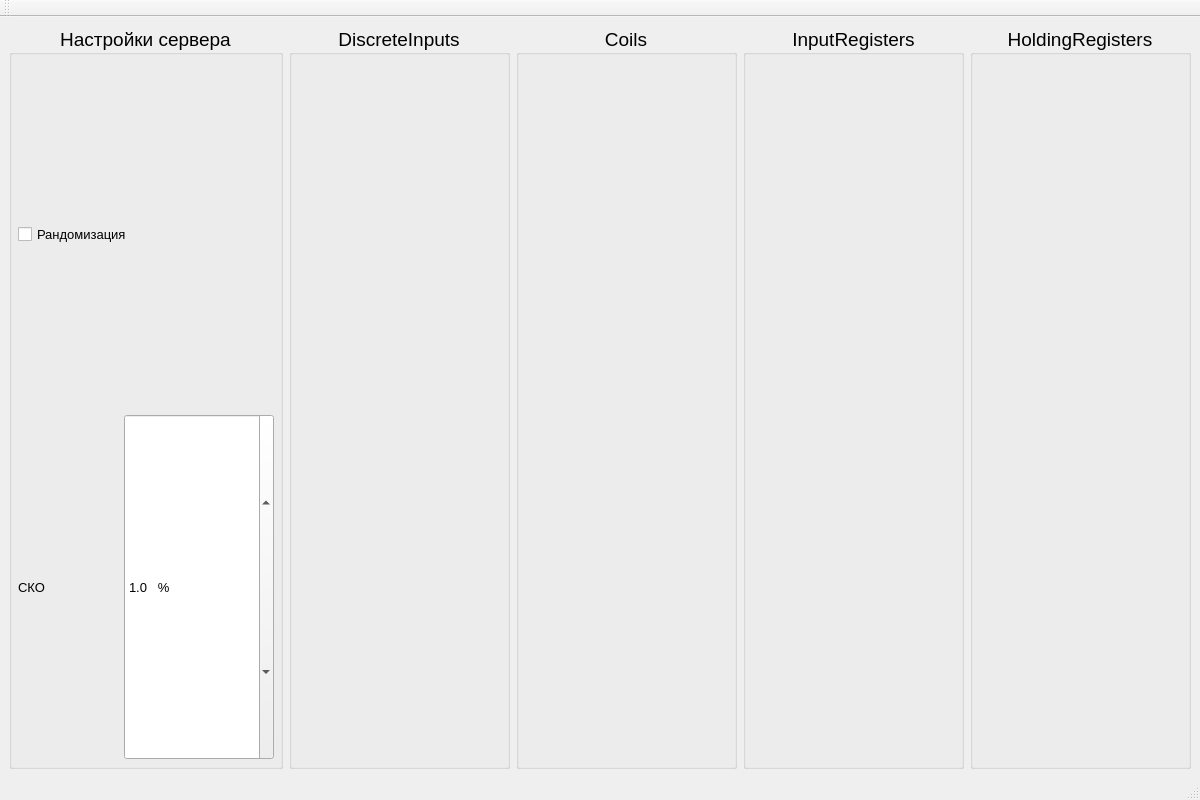
<?xml version="1.0" encoding="UTF-8"?>
<ui version="4.0">
 <class>MainWindow</class>
 <widget class="QMainWindow" name="MainWindow">
  <property name="geometry">
   <rect>
    <x>0</x>
    <y>0</y>
    <width>1200</width>
    <height>800</height>
   </rect>
  </property>
  <property name="sizePolicy">
   <sizepolicy hsizetype="Minimum" vsizetype="Minimum">
    <horstretch>0</horstretch>
    <verstretch>0</verstretch>
   </sizepolicy>
  </property>
  <property name="minimumSize">
   <size>
    <width>1200</width>
    <height>800</height>
   </size>
  </property>
  <property name="windowTitle">
   <string>MainWindow</string>
  </property>
  <property name="documentMode">
   <bool>false</bool>
  </property>
  <property name="dockNestingEnabled">
   <bool>true</bool>
  </property>
  <widget class="QWidget" name="centralwidget">
   <property name="sizePolicy">
    <sizepolicy hsizetype="Ignored" vsizetype="Ignored">
     <horstretch>0</horstretch>
     <verstretch>0</verstretch>
    </sizepolicy>
   </property>
   <layout class="QGridLayout" name="gridLayout_4">
    <item row="0" column="3" rowspan="5">
     <widget class="QGroupBox" name="gb3">
      <property name="sizePolicy">
       <sizepolicy hsizetype="MinimumExpanding" vsizetype="MinimumExpanding">
        <horstretch>0</horstretch>
        <verstretch>0</verstretch>
       </sizepolicy>
      </property>
      <property name="font">
       <font>
        <pointsize>14</pointsize>
       </font>
      </property>
      <property name="title">
       <string>InputRegisters</string>
      </property>
      <property name="alignment">
       <set>Qt::AlignCenter</set>
      </property>
     </widget>
    </item>
    <item row="0" column="1" rowspan="5">
     <widget class="QGroupBox" name="gb1">
      <property name="sizePolicy">
       <sizepolicy hsizetype="MinimumExpanding" vsizetype="MinimumExpanding">
        <horstretch>0</horstretch>
        <verstretch>0</verstretch>
       </sizepolicy>
      </property>
      <property name="font">
       <font>
        <pointsize>14</pointsize>
       </font>
      </property>
      <property name="title">
       <string>DiscreteInputs</string>
      </property>
      <property name="alignment">
       <set>Qt::AlignCenter</set>
      </property>
     </widget>
    </item>
    <item row="0" column="0" rowspan="5">
     <widget class="QGroupBox" name="gb_system_settings_2">
      <property name="font">
       <font>
        <pointsize>14</pointsize>
       </font>
      </property>
      <property name="title">
       <string>Настройки сервера</string>
      </property>
      <property name="alignment">
       <set>Qt::AlignCenter</set>
      </property>
      <layout class="QGridLayout" name="gridLayout_14">
       <property name="leftMargin">
        <number>0</number>
       </property>
       <property name="topMargin">
        <number>0</number>
       </property>
       <property name="rightMargin">
        <number>0</number>
       </property>
       <property name="bottomMargin">
        <number>0</number>
       </property>
       <property name="spacing">
        <number>0</number>
       </property>
       <item row="2" column="0">
        <layout class="QGridLayout" name="modbus_settings_layout">
         <property name="leftMargin">
          <number>0</number>
         </property>
         <property name="topMargin">
          <number>0</number>
         </property>
         <property name="rightMargin">
          <number>0</number>
         </property>
         <property name="bottomMargin">
          <number>0</number>
         </property>
         <property name="spacing">
          <number>0</number>
         </property>
        </layout>
       </item>
       <item row="3" column="0">
        <layout class="QGridLayout" name="random_settings_layout">
         <property name="leftMargin">
          <number>6</number>
         </property>
         <property name="topMargin">
          <number>6</number>
         </property>
         <property name="rightMargin">
          <number>6</number>
         </property>
         <property name="bottomMargin">
          <number>6</number>
         </property>
         <property name="spacing">
          <number>6</number>
         </property>
         <item row="3" column="1">
          <widget class="QLabel" name="label">
           <property name="sizePolicy">
            <sizepolicy hsizetype="Preferred" vsizetype="Preferred">
             <horstretch>0</horstretch>
             <verstretch>0</verstretch>
            </sizepolicy>
           </property>
           <property name="minimumSize">
            <size>
             <width>100</width>
             <height>0</height>
            </size>
           </property>
           <property name="font">
            <font>
             <pointsize>10</pointsize>
            </font>
           </property>
           <property name="text">
            <string>СКО</string>
           </property>
          </widget>
         </item>
         <item row="3" column="2">
          <widget class="QDoubleSpinBox" name="dsb_sko">
           <property name="sizePolicy">
            <sizepolicy hsizetype="Preferred" vsizetype="Preferred">
             <horstretch>0</horstretch>
             <verstretch>0</verstretch>
            </sizepolicy>
           </property>
           <property name="minimumSize">
            <size>
             <width>150</width>
             <height>0</height>
            </size>
           </property>
           <property name="font">
            <font>
             <pointsize>10</pointsize>
            </font>
           </property>
           <property name="suffix">
            <string>   %</string>
           </property>
           <property name="decimals">
            <number>1</number>
           </property>
           <property name="singleStep">
            <double>0.100000000000000</double>
           </property>
           <property name="value">
            <double>1.000000000000000</double>
           </property>
          </widget>
         </item>
         <item row="2" column="1" colspan="2">
          <widget class="QCheckBox" name="cb_random">
           <property name="sizePolicy">
            <sizepolicy hsizetype="Preferred" vsizetype="Preferred">
             <horstretch>0</horstretch>
             <verstretch>0</verstretch>
            </sizepolicy>
           </property>
           <property name="font">
            <font>
             <pointsize>10</pointsize>
            </font>
           </property>
           <property name="text">
            <string>Рандомизация</string>
           </property>
           <property name="checked">
            <bool>false</bool>
           </property>
          </widget>
         </item>
        </layout>
       </item>
      </layout>
     </widget>
    </item>
    <item row="0" column="2" rowspan="5">
     <widget class="QGroupBox" name="gb2">
      <property name="sizePolicy">
       <sizepolicy hsizetype="MinimumExpanding" vsizetype="MinimumExpanding">
        <horstretch>0</horstretch>
        <verstretch>0</verstretch>
       </sizepolicy>
      </property>
      <property name="font">
       <font>
        <pointsize>14</pointsize>
       </font>
      </property>
      <property name="title">
       <string>Coils</string>
      </property>
      <property name="alignment">
       <set>Qt::AlignCenter</set>
      </property>
     </widget>
    </item>
    <item row="0" column="4" rowspan="5">
     <widget class="QGroupBox" name="gb4">
      <property name="sizePolicy">
       <sizepolicy hsizetype="MinimumExpanding" vsizetype="MinimumExpanding">
        <horstretch>0</horstretch>
        <verstretch>0</verstretch>
       </sizepolicy>
      </property>
      <property name="font">
       <font>
        <pointsize>14</pointsize>
       </font>
      </property>
      <property name="title">
       <string>HoldingRegisters</string>
      </property>
      <property name="alignment">
       <set>Qt::AlignCenter</set>
      </property>
     </widget>
    </item>
   </layout>
  </widget>
  <widget class="QMenuBar" name="menubar">
   <property name="geometry">
    <rect>
     <x>0</x>
     <y>0</y>
     <width>1200</width>
     <height>22</height>
    </rect>
   </property>
   <property name="sizePolicy">
    <sizepolicy hsizetype="Ignored" vsizetype="MinimumExpanding">
     <horstretch>0</horstretch>
     <verstretch>0</verstretch>
    </sizepolicy>
   </property>
  </widget>
  <widget class="QStatusBar" name="statusbar">
   <property name="sizePolicy">
    <sizepolicy hsizetype="Ignored" vsizetype="MinimumExpanding">
     <horstretch>0</horstretch>
     <verstretch>0</verstretch>
    </sizepolicy>
   </property>
  </widget>
  <widget class="QToolBar" name="toolbar">
   <property name="sizePolicy">
    <sizepolicy hsizetype="Ignored" vsizetype="MinimumExpanding">
     <horstretch>0</horstretch>
     <verstretch>0</verstretch>
    </sizepolicy>
   </property>
   <property name="minimumSize">
    <size>
     <width>0</width>
     <height>0</height>
    </size>
   </property>
   <property name="contextMenuPolicy">
    <enum>Qt::DefaultContextMenu</enum>
   </property>
   <property name="windowTitle">
    <string>Панель инструментов</string>
   </property>
   <attribute name="toolBarArea">
    <enum>TopToolBarArea</enum>
   </attribute>
   <attribute name="toolBarBreak">
    <bool>false</bool>
   </attribute>
  </widget>
  <action name="action_model">
   <property name="checkable">
    <bool>true</bool>
   </property>
   <property name="text">
    <string>Выбор теста</string>
   </property>
  </action>
  <action name="action_control">
   <property name="checkable">
    <bool>true</bool>
   </property>
   <property name="text">
    <string>Управление</string>
   </property>
  </action>
  <action name="action_test_results">
   <property name="checkable">
    <bool>true</bool>
   </property>
   <property name="text">
    <string>Результаты теста</string>
   </property>
  </action>
  <action name="action_tests_results">
   <property name="checkable">
    <bool>true</bool>
   </property>
   <property name="text">
    <string>Результаты тестов</string>
   </property>
  </action>
  <action name="action_test">
   <property name="checkable">
    <bool>true</bool>
   </property>
   <property name="text">
    <string>Тестовая карта</string>
   </property>
  </action>
 </widget>
 <resources/>
 <connections/>
</ui>
